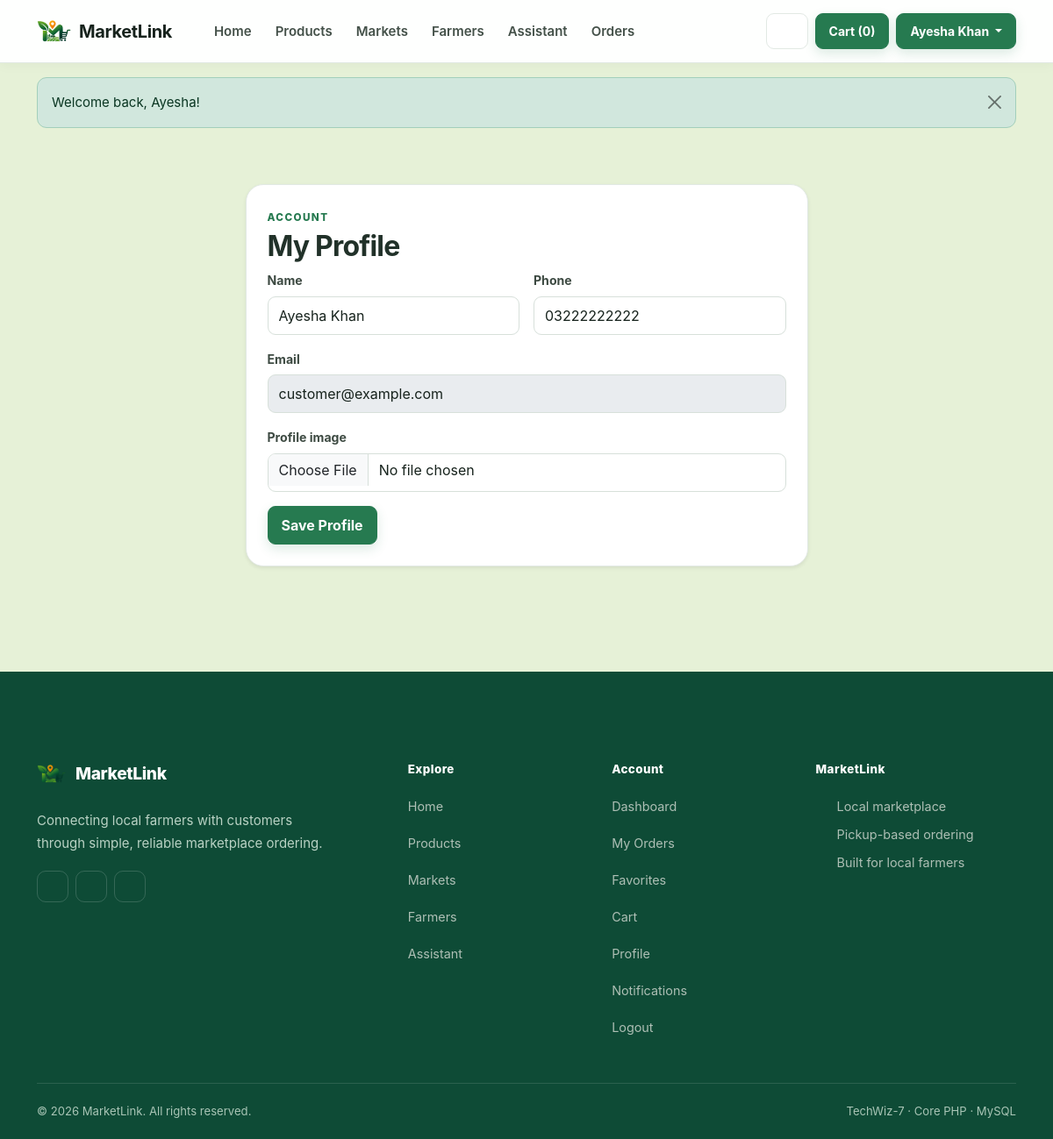
/profile (signed in), run on the app's committed database.
### tables this page shows
CREATE TABLE `users` (
  `id` int(10) UNSIGNED NOT NULL,
  `name` varchar(120) NOT NULL,
  `email` varchar(190) NOT NULL,
  `password` varchar(255) NOT NULL,
  `phone` varchar(30) DEFAULT NULL,
  `profile_image` varchar(255) DEFAULT NULL,
  `role` enum('admin','farmer','customer') NOT NULL DEFAULT 'customer',
  `market_id` int(10) UNSIGNED DEFAULT NULL,
  `status` enum('active','inactive') NOT NULL DEFAULT 'active',
  `approval_status` enum('pending','approved','suspended') NOT NULL DEFAULT 'approved',
  `created_at` timestamp NOT NULL DEFAULT current_timestamp()
);

### app/Controllers/PublicController.php (called while the page is built, shortened)
<?php
class PublicController
{
    public function profile(): void
    {
        require_role('customer');
        $user = current_user();
        require __DIR__ . '/../Views/layouts/header.php';
        require __DIR__ . '/../Views/public/profile.php';
        require __DIR__ . '/../Views/layouts/footer.php';
    }
}

### index.php (called while the page is built, shortened)
<?php
require_once __DIR__ . '/app/Support/Router.php';
$router = new \App\Support\Router(require __DIR__ . '/routes/web.php');
$router->dispatch($_SERVER['REQUEST_METHOD'] ?? 'GET', $_SERVER['REQUEST_URI'] ?? '/');

### app/Support/auth.php (called while the page is built, shortened)
<?php
require_once __DIR__ . '/db.php';
function current_user(): ?array
{
    static $userLoaded = false;
    static $user = null;
    if ($userLoaded) return $user;
    $userLoaded = true;
    $st = db()->prepare('SELECT * FROM users WHERE id=? LIMIT 1');
    $st->execute([$_SESSION['user_id']]);
    $user = $st->fetch() ?: null;
    return $user;
}
function require_login(): void
{
    if (!current_user()) {
        flash('warning', 'Please login first.');
        redirect('login.php');
    }
}
function require_role(string $role): void
{
    require_login();
}

### app/Support/db.php (called while the page is built, shortened)
<?php
function db(): PDO {
    static $pdo = null;
    if ($pdo === null) {
        $dsn = 'mysql:host=' . DB_HOST . ';dbname=' . DB_NAME . ';charset=utf8mb4';
        $pdo = new PDO($dsn, DB_USER, DB_PASS, [PDO::ATTR_ERRMODE=>PDO::ERRMODE_EXCEPTION, PDO::ATTR_DEFAULT_FETCH_MODE=>PDO::FETCH_ASSOC, PDO::ATTR_EMULATE_PREPARES=>false]);
    }
    return $pdo;
}

### app/Views/public/profile.php (the view)
<div class="container py-5">
    <div class="row justify-content-center">
        <div class="col-lg-7">
            <div class="card border-0 shadow-sm">
                <div class="card-body p-4"><span class="eyebrow">Account</span>
                    <h2 class="fw-bold">My Profile</h2>
                    <form class="row g-3" method="post" action="<?= url('actions/profile.php') ?>" enctype="multipart/form-data"><?= csrf_field() ?><div class="col-md-6"><label class="form-label">Name</label><input name="name" class="form-control" value="<?= e($user['name']) ?>" required></div>
                        <div class="col-md-6"><label class="form-label">Phone</label><input name="phone" class="form-control" value="<?= e($user['phone']) ?>"></div>
                        <div class="col-12"><label class="form-label">Email</label><input class="form-control" value="<?= e($user['email']) ?>" disabled></div>
                        <div class="col-12"><label class="form-label">Profile image</label><input type="file" class="form-control" name="profile_image" accept="image/*"></div>
                        <div class="col-12"><button class="btn btn-primary">Save Profile</button></div>
                    </form>
                </div>
            </div>
        </div>
    </div>
</div>

### app/Support/Router.php (shortened to what this page needs)
<?php
class Router {
    public function dispatch(string $method, string $uri): void {
        $path = parse_url($uri, PHP_URL_PATH) ?: '/';
        foreach ($this->routes as [$m,$route,$handler]) {
            if ($m === $method && $route === $path) { [$class,$action]=$handler; (new $class())->$action(); return; }
        }
    }
}

### app/Views/layouts/header.php (shortened to what this page needs)
<?php
$flash = get_flash();
$user = current_user();
?>
<!doctype html>
<html lang="en">
<head>
    <link
        href="https://cdn.jsdelivr.net/npm/bootstrap@5.3.8/dist/css/bootstrap.min.css"
        rel="stylesheet"
    >
<link
        href="<?= url('assets/css/style.css') ?>"
        rel="stylesheet"
    >
</head>
<body>
    <nav class="navbar navbar-expand-lg navbar-light sticky-top">
        <div class="container">
            <a
                class="navbar-brand fw-bold d-flex align-items-center gap-2"
                href="<?= url('home') ?>"
            >
                <img src="<?= url('assets/img/logo.png') ?>" alt="MarketLink logo" width="40" height="40" class="d-inline-block align-text-top">
                <span>MarketLink</span>
            </a>
            <div id="mainNav" class="collapse navbar-collapse">
                <ul class="navbar-nav me-auto mb-2 mb-lg-0">
                    <li class="nav-item links">
                        <a
                            class="nav-link text-light"
                            href="<?= url('home') ?>"
                        >
                            Home
                        </a>
                    </li>
                    <li class="nav-item links">
                        <a
                            class="nav-link text-light"
                            href="<?= url('products') ?>"
                        >
                            Products
                        </a>
                    </li>
                    <li class="nav-item links">
                        <a
                            class="nav-link text-light"
                            href="<?= url('markets') ?>"
                        >
                            Markets
                        </a>
                    </li>
                    <li class="nav-item links">
                        <a
                            class="nav-link text-light"
                            href="<?= url('farmers') ?>"
                        >
                            Farmers
                        </a>
                    </li>
                    <li class="nav-item links">
                        <a
                            class="nav-link text-light"
                            href="<?= url('assistant') ?>"
                        >
                            Assistant
                        </a>
                    </li>
                    <?php if ($user && $user['role'] === 'customer'): ?>
                        <li class="nav-item links">
                            <a
                                class="nav-link text-light"
                                href="<?= url('orders') ?>"
                            >
                                Orders
                            </a>
                        </li>
                    <?php endif; ?>
                </ul>
                <div class="d-flex align-items-center gap-2">
                    <?php if ($user): ?>
                        <a
                            class="btn btn-outline-light btn-sm bell-icon"
                            href="<?= url('notifications') ?>"
                        >
                            <?= svg_icon("bell", "icon icon-sm", "Notifications") ?>
                        </a>
                        <?php if ($user['role'] === 'customer'): ?>
                            <a
                                class="btn btn-primary btn-sm"
                                href="<?= url('cart') ?>"
                            >
                                Cart (<?= count($_SESSION['cart'] ?? []) ?>)
                            </a>
                        <?php endif; ?>
                        <div class="dropdown">
                            <button
                                class="btn btn-primary btn-sm dropdown-toggle"
                                data-bs-toggle="dropdown"
                            >
                                <?= e($user['name']) ?>
                            </button>
                        </div>
                    <?php endif; ?>
                </div>
            </div>
        </div>
    </nav>
    <?php if ($flash): ?>
        <div class="container mt-3">
            <div
                class="alert alert-<?= e($flash['type']) ?> alert-dismissible fade show"
                role="alert"
            >
                <?= e($flash['message']) ?>
                <button
                    class="btn-close"
                    data-bs-dismiss="alert"
                ></button>
            </div>
        </div>
    <?php endif; ?>

### assets/css/style.css (style rules this page uses)
:root { --green-950: #123b2a; --green-900: #174b34; --green-800: #1d6545; --green-700: #267a50; --green-600: #2f8b5c; --green-100: #e8f5ed; --green-50: #f4faf6; --ink: #17231d; --muted: #6b776f; --line: #e2e9e4; --paper: #ffffff; --page: #71af1a2c; --warning: #a66a00; --danger: #b42318; --radius: 14px; --radius-lg: 20px; --shadow: 0 8px 24px rgba(25, 55, 39, .07); --shadow-hover: 0 16px 36px rgba(25, 55, 39, .11); }
* { box-sizing: border-box; }
html { scroll-behavior: smooth; }
body { margin: 0; background: var(--page); color: var(--ink); font-family: Inter, ui-sans-serif, -apple-system, BlinkMacSystemFont, "Segoe UI", sans-serif; font-size: 15px; line-height: 1.6; -webkit-font-smoothing: antialiased; }
a { color: var(--green-700); text-decoration: none; }
.navbar { min-height: 72px; background: rgba(255,255,255,.97) !important; border-bottom: 1px solid var(--line) !important; box-shadow: 0 2px 14px rgba(20, 45, 31, .04); padding: 10px 0; }
.navbar .container { gap: 20px; }
.navbar-brand { color: var(--ink) !important; letter-spacing: -.02em; }
.navbar-nav { gap: 3px; }
.navbar-nav .links { margin: 0; }
.navbar-nav .links .nav-link, .navbar-nav .nav-link { position: relative; color: #445149 !important; font-weight: 600; padding: 9px 12px !important; border-radius: 9px; transition: background .18s ease, color .18s ease; }
.btn { border-radius: 9px; font-weight: 650; padding: 9px 15px; border-width: 1px; transition: transform .16s ease, box-shadow .16s ease, background .16s ease; }
.btn-primary { --bs-btn-bg: var(--green-700); --bs-btn-border-color: var(--green-700); --bs-btn-hover-bg: var(--green-900); --bs-btn-hover-border-color: var(--green-900); --bs-btn-active-bg: var(--green-900); --bs-btn-active-border-color: var(--green-900); box-shadow: 0 5px 13px rgba(38,122,80,.16); }
.form-control, .form-select { min-height: 44px; border-color: #d7e0da; border-radius: 9px; color: var(--ink); background: #fff; }
.form-label { color: #3d4a42; font-size: .88rem; font-weight: 650; margin-bottom: 6px; }
.hero-card, .card, .stat-card, .stat-mini, .info-box { background: var(--paper); border: 1px solid var(--line) !important; border-radius: var(--radius-lg) !important; }
.card, .stat-card { box-shadow: var(--shadow); }
.card-body { padding: 22px; }
.eyebrow { display: inline-block; margin-bottom: 7px; color: var(--green-700); font-size: .73rem; line-height: 1; text-transform: uppercase; letter-spacing: .12em; font-weight: 800; }
.alert { border-radius: 11px; border-width: 1px; }
.bell-icon { position: relative; color: var(--green-800) !important; background: #fff !important; border-color: var(--line) !important; box-shadow: none; }
.container h2 { letter-spacing: -.025em; color: #213129; }
.navbar-brand img { object-fit: contain; border-radius: 9px; }

### data on the page
users: name "Ayesha Khan", phone "03222222222", email "customer@example.com"
